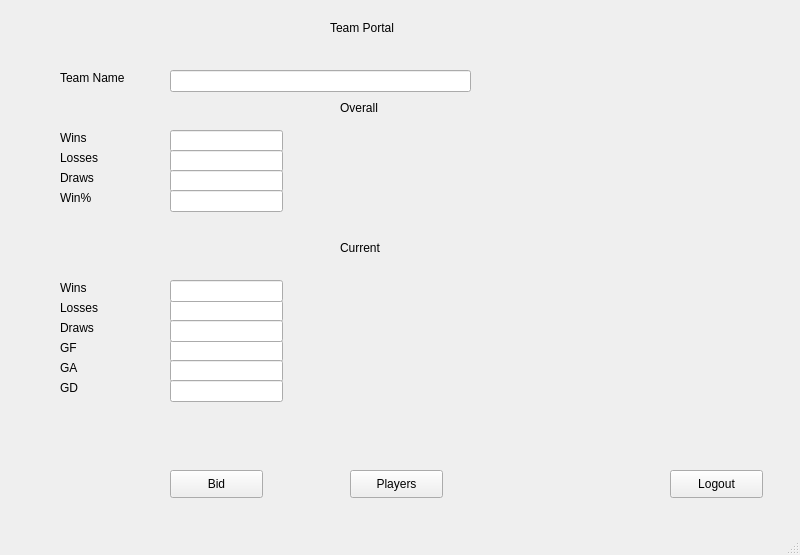
<?xml version="1.0" encoding="UTF-8"?>
<ui version="4.0">
 <class>MainWindow</class>
 <widget class="QMainWindow" name="MainWindow">
  <property name="geometry">
   <rect>
    <x>0</x>
    <y>0</y>
    <width>800</width>
    <height>555</height>
   </rect>
  </property>
  <property name="windowTitle">
   <string>MainWindow</string>
  </property>
  <widget class="QWidget" name="centralwidget">
   <widget class="QLabel" name="label">
    <property name="geometry">
     <rect>
      <x>330</x>
      <y>20</y>
      <width>81</width>
      <height>16</height>
     </rect>
    </property>
    <property name="text">
     <string>Team Portal</string>
    </property>
   </widget>
   <widget class="QLabel" name="label_TN">
    <property name="geometry">
     <rect>
      <x>60</x>
      <y>70</y>
      <width>81</width>
      <height>16</height>
     </rect>
    </property>
    <property name="text">
     <string>Team Name</string>
    </property>
   </widget>
   <widget class="QLineEdit" name="lineEdit_TN">
    <property name="geometry">
     <rect>
      <x>170</x>
      <y>70</y>
      <width>301</width>
      <height>22</height>
     </rect>
    </property>
   </widget>
   <widget class="QPushButton" name="pushButton">
    <property name="geometry">
     <rect>
      <x>170</x>
      <y>470</y>
      <width>93</width>
      <height>28</height>
     </rect>
    </property>
    <property name="text">
     <string>Bid</string>
    </property>
   </widget>
   <widget class="QPushButton" name="pushButton_2">
    <property name="geometry">
     <rect>
      <x>350</x>
      <y>470</y>
      <width>93</width>
      <height>28</height>
     </rect>
    </property>
    <property name="text">
     <string>Players</string>
    </property>
   </widget>
   <widget class="QLabel" name="label_2">
    <property name="geometry">
     <rect>
      <x>60</x>
      <y>130</y>
      <width>55</width>
      <height>16</height>
     </rect>
    </property>
    <property name="text">
     <string>Wins</string>
    </property>
   </widget>
   <widget class="QLabel" name="label_3">
    <property name="geometry">
     <rect>
      <x>60</x>
      <y>150</y>
      <width>55</width>
      <height>16</height>
     </rect>
    </property>
    <property name="text">
     <string>Losses</string>
    </property>
   </widget>
   <widget class="QLabel" name="label_4">
    <property name="geometry">
     <rect>
      <x>60</x>
      <y>170</y>
      <width>55</width>
      <height>16</height>
     </rect>
    </property>
    <property name="text">
     <string>Draws</string>
    </property>
   </widget>
   <widget class="QLabel" name="label_5">
    <property name="geometry">
     <rect>
      <x>60</x>
      <y>190</y>
      <width>55</width>
      <height>16</height>
     </rect>
    </property>
    <property name="text">
     <string/>
    </property>
   </widget>
   <widget class="QLabel" name="label_6">
    <property name="geometry">
     <rect>
      <x>340</x>
      <y>100</y>
      <width>55</width>
      <height>16</height>
     </rect>
    </property>
    <property name="text">
     <string>Overall</string>
    </property>
   </widget>
   <widget class="QLabel" name="label_7">
    <property name="geometry">
     <rect>
      <x>60</x>
      <y>190</y>
      <width>55</width>
      <height>16</height>
     </rect>
    </property>
    <property name="text">
     <string>Win%</string>
    </property>
   </widget>
   <widget class="QLineEdit" name="lineEdit">
    <property name="geometry">
     <rect>
      <x>170</x>
      <y>130</y>
      <width>113</width>
      <height>22</height>
     </rect>
    </property>
   </widget>
   <widget class="QLineEdit" name="lineEdit_2">
    <property name="geometry">
     <rect>
      <x>170</x>
      <y>150</y>
      <width>113</width>
      <height>22</height>
     </rect>
    </property>
   </widget>
   <widget class="QLineEdit" name="lineEdit_3">
    <property name="geometry">
     <rect>
      <x>170</x>
      <y>170</y>
      <width>113</width>
      <height>22</height>
     </rect>
    </property>
   </widget>
   <widget class="QLineEdit" name="lineEdit_4">
    <property name="geometry">
     <rect>
      <x>170</x>
      <y>190</y>
      <width>113</width>
      <height>22</height>
     </rect>
    </property>
   </widget>
   <widget class="QLineEdit" name="lineEdit_5">
    <property name="geometry">
     <rect>
      <x>170</x>
      <y>340</y>
      <width>113</width>
      <height>22</height>
     </rect>
    </property>
   </widget>
   <widget class="QLineEdit" name="lineEdit_6">
    <property name="geometry">
     <rect>
      <x>170</x>
      <y>300</y>
      <width>113</width>
      <height>22</height>
     </rect>
    </property>
   </widget>
   <widget class="QLabel" name="label_8">
    <property name="geometry">
     <rect>
      <x>60</x>
      <y>300</y>
      <width>55</width>
      <height>16</height>
     </rect>
    </property>
    <property name="text">
     <string>Losses</string>
    </property>
   </widget>
   <widget class="QLabel" name="label_9">
    <property name="geometry">
     <rect>
      <x>60</x>
      <y>320</y>
      <width>55</width>
      <height>16</height>
     </rect>
    </property>
    <property name="text">
     <string>Draws</string>
    </property>
   </widget>
   <widget class="QLabel" name="label_10">
    <property name="geometry">
     <rect>
      <x>60</x>
      <y>340</y>
      <width>55</width>
      <height>16</height>
     </rect>
    </property>
    <property name="text">
     <string>GF</string>
    </property>
   </widget>
   <widget class="QLineEdit" name="lineEdit_7">
    <property name="geometry">
     <rect>
      <x>170</x>
      <y>320</y>
      <width>113</width>
      <height>22</height>
     </rect>
    </property>
   </widget>
   <widget class="QLineEdit" name="lineEdit_8">
    <property name="geometry">
     <rect>
      <x>170</x>
      <y>280</y>
      <width>113</width>
      <height>22</height>
     </rect>
    </property>
   </widget>
   <widget class="QLabel" name="label_12">
    <property name="geometry">
     <rect>
      <x>60</x>
      <y>280</y>
      <width>55</width>
      <height>16</height>
     </rect>
    </property>
    <property name="text">
     <string>Wins</string>
    </property>
   </widget>
   <widget class="QLabel" name="label_13">
    <property name="geometry">
     <rect>
      <x>340</x>
      <y>240</y>
      <width>55</width>
      <height>16</height>
     </rect>
    </property>
    <property name="text">
     <string>Current</string>
    </property>
   </widget>
   <widget class="QLineEdit" name="lineEdit_9">
    <property name="geometry">
     <rect>
      <x>170</x>
      <y>360</y>
      <width>113</width>
      <height>22</height>
     </rect>
    </property>
   </widget>
   <widget class="QLabel" name="label_11">
    <property name="geometry">
     <rect>
      <x>60</x>
      <y>360</y>
      <width>55</width>
      <height>16</height>
     </rect>
    </property>
    <property name="text">
     <string>GA</string>
    </property>
   </widget>
   <widget class="QLineEdit" name="lineEdit_10">
    <property name="geometry">
     <rect>
      <x>170</x>
      <y>380</y>
      <width>113</width>
      <height>22</height>
     </rect>
    </property>
   </widget>
   <widget class="QLabel" name="label_14">
    <property name="geometry">
     <rect>
      <x>60</x>
      <y>380</y>
      <width>55</width>
      <height>16</height>
     </rect>
    </property>
    <property name="text">
     <string>GD</string>
    </property>
   </widget>
   <widget class="QPushButton" name="pushButton_3">
    <property name="geometry">
     <rect>
      <x>670</x>
      <y>470</y>
      <width>93</width>
      <height>28</height>
     </rect>
    </property>
    <property name="text">
     <string>Logout</string>
    </property>
   </widget>
  </widget>
  <widget class="QMenuBar" name="menubar">
   <property name="geometry">
    <rect>
     <x>0</x>
     <y>0</y>
     <width>800</width>
     <height>26</height>
    </rect>
   </property>
  </widget>
  <widget class="QStatusBar" name="statusbar"/>
 </widget>
 <resources/>
 <connections/>
</ui>
